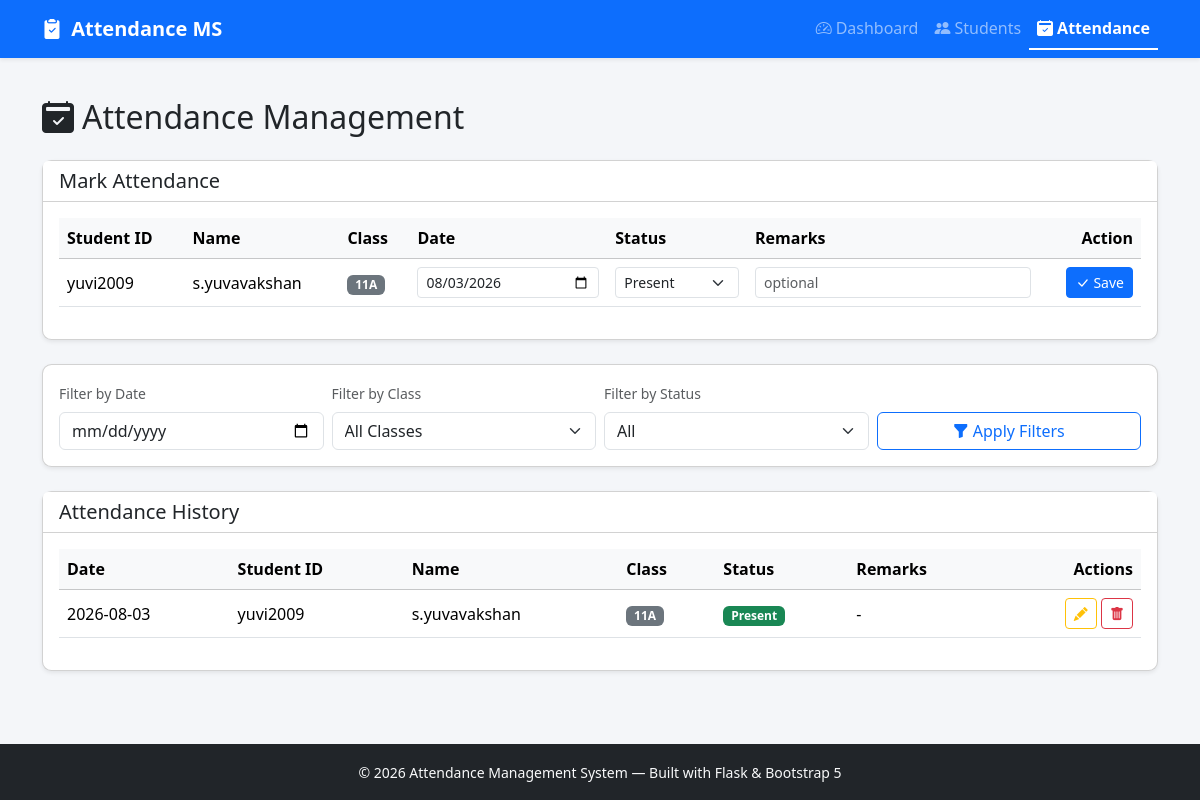
The app's page /attendance with its own data.
### tables this page shows
CREATE TABLE students (
            id INTEGER PRIMARY KEY AUTOINCREMENT,
            student_id TEXT UNIQUE NOT NULL,
            name TEXT NOT NULL,
            class TEXT NOT NULL,
            email TEXT,
            phone TEXT,
            created_at TIMESTAMP DEFAULT CURRENT_TIMESTAMP
        );

CREATE TABLE attendance (
            id INTEGER PRIMARY KEY AUTOINCREMENT,
            student_id INTEGER NOT NULL,
            attendance_date TEXT NOT NULL,
            status TEXT NOT NULL,
            remarks TEXT,
            created_at TIMESTAMP DEFAULT CURRENT_TIMESTAMP,
            FOREIGN KEY (student_id) REFERENCES students (id) ON DELETE CASCADE
        );

### app.py (the view)
@app.route("/attendance")
def attendance():
    date_filter = request.args.get("date_filter", "").strip()
    class_filter = request.args.get("class_filter", "").strip()
    status_filter = request.args.get("status_filter", "").strip()
    try:
        all_students = db.get_all_students()
        classes = db.get_distinct_classes()
        todays_status = db.get_todays_attendance_for_students()
        records = db.get_attendance_records(
            date_filter or None, class_filter or None, status_filter or None
        )
    except Exception as e:
        flash(f"Error loading attendance data: {e}", "danger")
        all_students, classes, todays_status, records = [], [], {}, []
    return render_template(
        "attendance.html",
        students=all_students,
        classes=classes,
        todays_status=todays_status,
        records=records,
        today=date.today().isoformat(),
        date_filter=date_filter,
        class_filter=class_filter,
        status_filter=status_filter,
    )

### database.py (called while the page is built)
def get_db_connection():
    conn = sqlite3.connect(DATABASE_NAME)
    conn.row_factory = sqlite3.Row
    conn.execute("PRAGMA foreign_keys = ON")
    return conn

def get_all_students(search_query=None, class_filter=None):
    conn = get_db_connection()
    query = "SELECT * FROM students WHERE 1=1"
    params = []
    if search_query:
        query += " AND (name LIKE ? OR student_id LIKE ?)"
        like_term = f"%{search_query}%"
        params.extend([like_term, like_term])
    if class_filter:
        query += " AND class = ?"
        params.append(class_filter)
    query += " ORDER BY name ASC"
    students = conn.execute(query, params).fetchall()
    conn.close()
    return students

def get_distinct_classes():
    conn = get_db_connection()
    rows = conn.execute(
        "SELECT DISTINCT class FROM students ORDER BY class ASC"
    ).fetchall()
    conn.close()
    return [row["class"] for row in rows]

def get_todays_attendance_for_students():
    conn = get_db_connection()
    today = date.today().isoformat()
    rows = conn.execute(
        "SELECT student_id, status FROM attendance WHERE attendance_date = ?",
        (today,),
    ).fetchall()
    conn.close()
    return {row["student_id"]: row["status"] for row in rows}

### templates/attendance.html (shortened to what this page needs)
{% extends "layout.html" %}
{% block content %}
<h2 class="mb-4"><i class="bi bi-calendar2-check-fill me-2"></i>Attendance Management</h2>
<div class="card shadow-sm mb-4">
    <div class="card-header bg-white">
        <h5 class="mb-0">Mark Attendance</h5>
    </div>
    <div class="card-body">
        {% if students %}
        <div class="table-responsive">
            <table class="table align-middle">
                <thead class="table-light">
                    <tr>
                        <th>Student ID</th>
                        <th>Name</th>
                        <th>Class</th>
                        <th>Date</th>
                        <th>Status</th>
                        <th>Remarks</th>
                        <th class="text-end">Action</th>
                    </tr>
                </thead>
                <tbody>
                    {% for s in students %}
                    <tr>
                        <form method="POST" action="{{ url_for('mark_attendance') }}">
                            <td>
                                {{ s.student_id }}
                            </td>
                            <td>{{ s.name }}</td>
                            <td><span class="badge bg-secondary">{{ s.class }}</span></td>
                            <td>
                                <input type="date" name="attendance_date" value="{{ today }}"
                                       class="form-control form-control-sm" required>
                            </td>
                            <td>
                                <select name="status" class="form-select form-select-sm">
                                    <option value="Present" {% if todays_status.get(s.id) == 'Present' %}selected{% endif %}>Present</option>
                                </select>
                            </td>
                            <td>
                                <input type="text" name="remarks" class="form-control form-control-sm" placeholder="optional">
                            </td>
                            <td class="text-end">
                                <button type="submit" class="btn btn-sm btn-primary">
                                    <i class="bi bi-check-lg me-1"></i>Save
                                </button>
                            </td>
                        </form>
                    </tr>
                    {% endfor %}
                </tbody>
            </table>
        </div>
        {% else %}
        <p class="text-muted mb-0">No students yet. Add students first from the Students page.</p>
        {% endif %}
    </div>
</div>
<div class="card shadow-sm mb-4">
    <div class="card-body">
        <form method="GET" action="{{ url_for('attendance') }}" class="row g-2 align-items-end">
            <div class="col-md-3">
                <label class="form-label small text-muted">Filter by Date</label>
                <input type="date" name="date_filter" value="{{ date_filter }}" class="form-control">
            </div>
            <div class="col-md-3">
                <label class="form-label small text-muted">Filter by Class</label>
                <select name="class_filter" class="form-select">
                    <option value="">All Classes</option>
                </select>
            </div>
            <div class="col-md-3">
                <label class="form-label small text-muted">Filter by Status</label>
                <select name="status_filter" class="form-select">
                    <option value="">All</option>
                </select>
            </div>
            <div class="col-md-3 d-grid">
                <button type="submit" class="btn btn-outline-primary">
                    <i class="bi bi-funnel-fill me-1"></i>Apply Filters
                </button>
            </div>
        </form>
    </div>
</div>
<div class="card shadow-sm">
    <div class="card-header bg-white">
        <h5 class="mb-0">Attendance History</h5>
    </div>
    <div class="card-body">
        <div class="table-responsive">
            <table class="table table-hover align-middle">
                <thead class="table-light">
                    <tr>
                        <th>Date</th>
                        <th>Student ID</th>
                        <th>Name</th>
                        <th>Class</th>
                        <th>Status</th>
                        <th>Remarks</th>
                        <th class="text-end">Actions</th>
                    </tr>
                </thead>
                <tbody>
                    {% for r in records %}
                    <tr>
                        <td>{{ r.attendance_date }}</td>
                        <td>{{ r.student_id }}</td>
                        <td>{{ r.name }}</td>
                        <td><span class="badge bg-secondary">{{ r.class }}</span></td>
                        <td>
                            {% if r.status == 'Present' %}
                                <span class="badge bg-success">Present</span>
                            {% else %}
                                <span class="badge bg-danger">Absent</span>
                            {% endif %}
                        </td>
                        <td>{{ r.remarks or "-" }}</td>
                        <td class="text-end">
                            <button class="btn btn-sm btn-outline-warning"
                                    data-bs-toggle="modal" data-bs-target="#editAttendanceModal"
                                    data-pk="{{ r.id }}" data-status="{{ r.status }}"
                                    data-remarks="{{ r.remarks or '' }}" data-name="{{ r.name }}"
                                    data-date="{{ r.attendance_date }}" title="Edit">
                                <i class="bi bi-pencil-fill"></i>
                            </button>
                            <button class="btn btn-sm btn-outline-danger"
                                    data-bs-toggle="modal" data-bs-target="#deleteAttendanceModal"
                                    data-pk="{{ r.id }}" data-name="{{ r.name }}" data-date="{{ r.attendance_date }}"
                                    title="Delete">
                                <i class="bi bi-trash-fill"></i>
                            </button>
                        </td>
                    </tr>
                    {% else %}
                    <tr>
                        <td colspan="7" class="text-center text-muted py-4">No attendance records found.</td>
                    </tr>
                    {% endfor %}
                </tbody>
            </table>
        </div>
    </div>
</div>
{% endblock %}

### templates/layout.html (shortened to what this page needs)
<!DOCTYPE html>
<html lang="en">
<head>
    <link href="https://cdn.jsdelivr.net/npm/bootstrap@5.3.3/dist/css/bootstrap.min.css" rel="stylesheet">
    <link rel="stylesheet" href="https://cdn.jsdelivr.net/npm/bootstrap-icons@1.11.3/font/bootstrap-icons.css">
    <link rel="stylesheet" href="{{ url_for('static', filename='css/style.css') }}">
</head>
<body class="d-flex flex-column min-vh-100">
    <nav class="navbar navbar-expand-lg navbar-dark bg-primary shadow-sm">
        <div class="container">
            <a class="navbar-brand fw-bold" href="{{ url_for('index') }}">
                <i class="bi bi-clipboard2-check-fill me-1"></i> Attendance MS
            </a>
            <div class="collapse navbar-collapse" id="mainNav">
                <ul class="navbar-nav ms-auto">
                    <li class="nav-item">
                        <a class="nav-link {% if request.endpoint == 'index' %}active fw-semibold{% endif %}"
                           href="{{ url_for('index') }}">
                            <i class="bi bi-speedometer2 me-1"></i>Dashboard
                        </a>
                    </li>
                    <li class="nav-item">
                        <a class="nav-link {% if request.endpoint == 'students' %}active fw-semibold{% endif %}"
                           href="{{ url_for('students') }}">
                            <i class="bi bi-people-fill me-1"></i>Students
                        </a>
                    </li>
                    <li class="nav-item">
                        <a class="nav-link {% if request.endpoint == 'attendance' %}active fw-semibold{% endif %}"
                           href="{{ url_for('attendance') }}">
                            <i class="bi bi-calendar2-check-fill me-1"></i>Attendance
                        </a>
                    </li>
                </ul>
            </div>
        </div>
    </nav>
    <main class="container my-4 flex-grow-1">
        {% block content %}{% endblock %}
    </main>
    <footer class="bg-dark text-light text-center py-3 mt-auto">
        <div class="container">
            <small>&copy; {{ 2026 }} Attendance Management System &mdash; Built with Flask &amp; Bootstrap 5</small>
        </div>
    </footer>
</body>
</html>

### static/css/style.css (style rules this page uses)
body { background-color: #f4f6f9; }
.table td, .table th { vertical-align: middle; }
.navbar-nav .nav-link.active { border-bottom: 2px solid #ffffff; }
.card, .modal-content { border-radius: 0.6rem; }

### records on screen
students: student_id "yuvi2009", name "s.yuvavakshan", class "11A", attendance_date "08/03/2026", status "Present"
attendance: attendance_date "2026-08-03", student_id "yuvi2009", name "s.yuvavakshan", class "11A", status "Present", remarks "-"

### other values on screen
{{ 2026 }} "2026"
